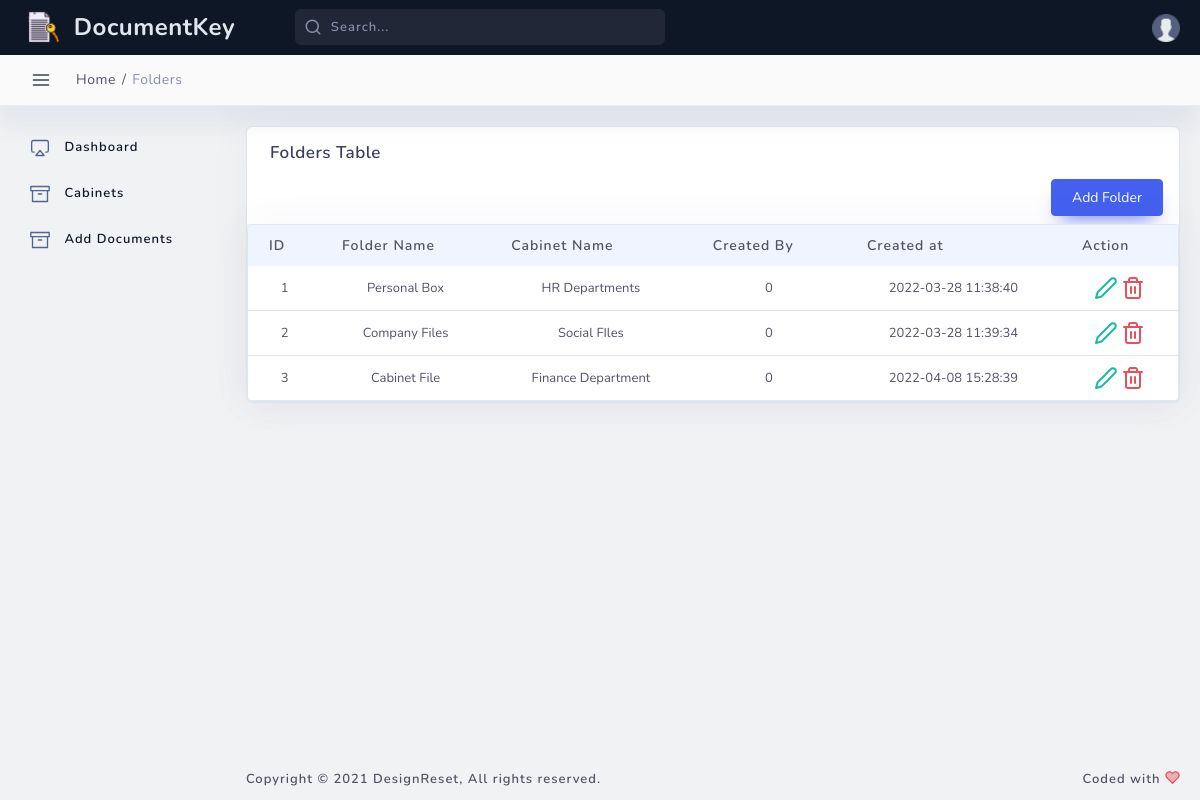
Page /DK_User6/folder_table.php on the committed database.
### tables this page shows
CREATE TABLE `folders` (
  `id` int(11) NOT NULL,
  `folder_name` varchar(255) NOT NULL,
  `cabinet_id` int(11) NOT NULL,
  `created_at` datetime NOT NULL,
  `created_by` int(11) NOT NULL
);

CREATE TABLE `cabinets` (
  `id` int(11) NOT NULL,
  `cabinet_name` varchar(255) NOT NULL,
  `created_at` datetime NOT NULL,
  `created_by` int(11) NOT NULL
);

### DK_User6/folder_table.php (the view, shortened to what this page needs)
<!DOCTYPE html>
<html lang="en">
<head>
    <link href="assets/css/loader.css" rel="stylesheet" type="text/css" />
    <link href="bootstrap/css/bootstrap.min.css" rel="stylesheet" type="text/css" />
    <link href="assets/css/plugins.css" rel="stylesheet" type="text/css" />
    <link href="plugins/animate/animate.css" rel="stylesheet" type="text/css" />
    <link href="assets/css/components/custom-modal.css" rel="stylesheet" type="text/css" />
    <link href="assets/css/scrollspyNav.css" rel="stylesheet" type="text/css" />
    <link rel="stylesheet" type="text/css" href="plugins/select2/select2.min.css">
    <link rel="stylesheet" type="text/css" href="plugins/table/datatable/datatables.css">
    <link rel="stylesheet" type="text/css" href="plugins/table/datatable/custom_dt_html5.css">
    <link rel="stylesheet" type="text/css" href="plugins/table/datatable/dt-global_style.css">
</head>
<?php
include("config_indemnifier.php");
$result = mysqli_query($db, "SELECT f.id,folder_name,cabinet_id,c.cabinet_name,f.created_at,f.created_by FROM `folders` f inner JOIN cabinets c oN c.id = f.cabinet_id");
?>
<body>
    <div class="sub-header-container">
        <header class="header navbar navbar-expand-sm">
            <a href="javascript:void(0);" class="sidebarCollapse" data-placement="bottom"></a>
            <ul class="navbar-nav flex-row">
                <li>
                    <div class="page-header">
                        <nav class="breadcrumb-one" aria-label="breadcrumb">
                            <ol class="breadcrumb">
                                <li class="breadcrumb-item"><a href="javascript:void(0);">Home</a></li>
                                <li class="breadcrumb-item" aria-current="page"><span>Folders</span></li>
                            </ol>
                        </nav>
                    </div>
                </li>
            </ul>
        </header>
    </div>
    <?php include 'sidebar.php' ?>
    <div id="content" class="main-content">
        <div class="layout-px-spacing">
            <div class="row layout-top-spacing">
                <div class="col-lg-12 col-12 layout-spacing">
                    <div class="statbox widget box box-shadow">
                        <div class="widget-header">
                            <div class="row">
                                <div class="col-xl-12 col-md-12 col-sm-12 col-12">
                                    <h4>Folders Table</h4>
                                    <button type="button" class="btn btn-primary mb-2 mr-2 float-right " id="create" type="submit" data-toggle="modal" data-target="#zoomupModal">Add Folder</button>
                                </div>
                            </div>
                        </div>
                        <div class="widget-content widget-content-area br-6">
                            <?php
                            if (mysqli_num_rows($result) > 0) {
                            ?>
                                <table id="html5-extension" class="table table-hover non-hover" style="width:100%">
                                    <thead>
                                        <tr>
                                            <th>ID</th>
                                            <th>Folder Name</th>
                                            <th>Cabinet Name</th>
                                            <th>Created By</th>
                                            <th>Created at</th>
                                            <th class="dt-no-sorting">Action</th>
                                        </tr>
                                    </thead>
                                    <tbody>
                                        <?php
                                        $i = 1;
                                        while ($row = mysqli_fetch_array($result)) {
                                        ?>
                                            <tr>
                                                <td class="text-center"><?php echo $i ?></td>
                                                <td class="text-center"><?php echo $row["folder_name"]; ?></td>
                                                <td class="text-center"><?php echo $row["cabinet_name"]; ?></td>
                                                <td class="text-center"><?php echo $row["created_by"]; ?></td>
                                                <td class="text-center"><?php echo $row["created_at"]; ?></td>
                                                <td class="text-center"><a name="edit" id="<?php echo $row["id"]; ?>" class="edit_data" data-toggle="tooltip" data-placement="top" title="Edit"><svg xmlns="http://www.w3.org/2000/svg" width="24" height="24" viewBox="0 0 24 24" fill="none" stroke="currentColor" stroke-width="2" stroke-linecap="round" stroke-linejoin="round" class="feather feather-edit-2 text-success">
                                                            <path d="M17 3a2.828 2.828 0 1 1 4 4L7.5 20.5 2 22l1.5-5.5L17 3z">
                                                            </path>
                                                        </svg></a>
                                                    <a class="delete_product" data-id='<?php echo $row['id']; ?>' data-toggle="tooltip" data-placement="top" title="Delete"></a>
                                                </td>
                                            </tr>
                                        <?php
                                            $i++;
                                        }
                                        ?>
                                    </tbody>
                                </table>
                            <?php
                            } else {
                                echo "No result found";
                            }
                            ?>
                        </div>
                    </div>
                </div>
                <div class="col-xl-12 col-lg-12 col-sm-12  layout-spacing">
                </div>
            </div>
        </div>
        <div class="footer-wrapper">
            <div class="footer-section f-section-1">
                <p class="">Copyright © 2021 <a target="_blank" href="https://designreset.com/">DesignReset</a>, All
                    rights
                    reserved.</p>
            </div>
            <div class="footer-section f-section-2">
                <p class="">Coded with </p>
            </div>
        </div>
    </div>
    </div>
</body>
</html>

### DK_User6/assets/css/main.css (style rules this page uses)
html { min-height: 100% }
body { color: #888ea8; height: 100%; font-size: 0.875rem; background: #f1f2f3; overflow-x: hidden; overflow-y: auto; letter-spacing: 0.0312rem; font-family: 'Nunito', sans-serif; }
h1, h2, h3, h4, h5, h6 { color: #3b3f5c; }
p { margin-top: 0; margin-bottom: 0.625rem; color: #515365 }
a { color: #515365; outline: none; }
.btn { padding: 0.4375rem 1.25rem; text-shadow: none; font-size: 14px; color: #3b3f5c; font-weight: normal; white-space: normal; word-wrap: break-word; transition: .2s ease-out; touch-action: manipulation; cursor: pointer; background-color: #f1f2f3; box-shadow: 0px 5px 20px 0 rgba(0, 0, 0, 0.1); will-change: opacity, transform; transition: all 0.3s ease-out; -webkit-transition: all 0.3s ease-out; }
.btn-primary { color: #fff !important; background-color: #4361ee!important; border-color: #4361ee; box-shadow: 0 10px 20px -10px #4361ee; }
.table > tbody > tr > td { vertical-align: middle; color: #515365; font-size: 13px; letter-spacing: 1px; }
.table > thead > tr > th { color: #4361ee; font-weight: 700; font-size: 13px; letter-spacing: 1px; text-transform: uppercase; }
.table thead th { vertical-align: bottom; border-bottom: none; }
.statbox .widget-content:before, .statbox .widget-content:after { display: table; content: ""; line-height: 0; clear: both }
.br-6 { border-radius: 6px!important; }
.text-success { color: #1abc9c !important; }
.text-danger { color: #e7515a !important; }

### DK_User6/folder_table.php (style rules this page uses)
.layout-px-spacing { min-height: calc(100vh - 166px) !important; }

### rows in the picture
folders: folder_name "Personal Box", cabinet.cabinet_name "HR Departments", created_by "0", created_at "2022-03-28 11:38:40"
folders: folder_name "Company Files", cabinet.cabinet_name "Social FIles", created_by "0", created_at "2022-03-28 11:39:34"
folders: folder_name "Cabinet File", cabinet.cabinet_name "Finance Department", created_by "0", created_at "2022-04-08 15:28:39"
